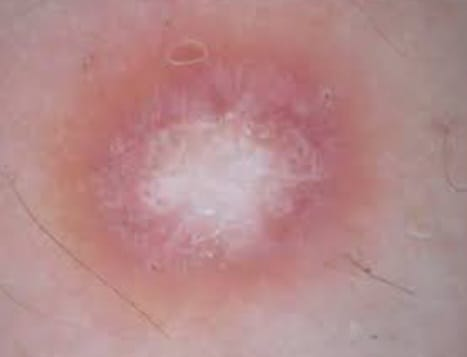
#> input picture A2/pic.jpeg, 467 x 357 px
$ python sol.py
#> lines starting #> are read from the running program, lines starting #| are printed output that depends on the picture
import cv2
import numpy as np

# Load the image
image = cv2.imread('pic.jpeg')
#> image is the input picture: shape (357, 467, 3); mean B, G, R 139.1, 138.2, 180.6

# Convert to grayscale
gray_image = cv2.cvtColor(image, cv2.COLOR_BGR2GRAY)
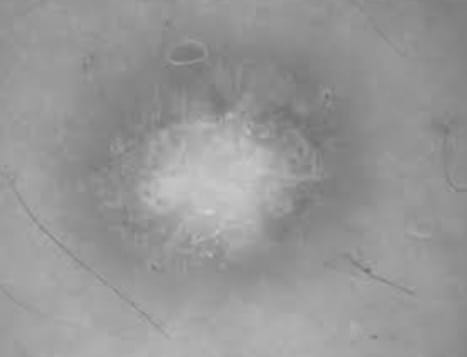
#> gray_image: shape (357, 467); min 109, max 209, mean 151

# Apply median filter for noise reduction
filtered_image = cv2.medianBlur(gray_image, 5)

# Perform segmentation (simplified, you may need to adjust parameters)
_, segmented_mask = cv2.threshold(filtered_image, 200, 255, cv2.THRESH_BINARY)
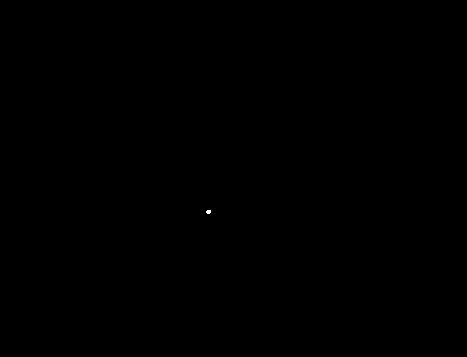
#> segmented_mask: shape (357, 467); 0.01% white; 1 white region (1 under 20 px)

# Apply morphological operations (closing) for refinement
kernel = np.ones((5, 5), np.uint8)
refined_mask = cv2.morphologyEx(segmented_mask, cv2.MORPH_CLOSE, kernel)

# Create a colored output image
output_image = np.zeros_like(image)
output_image[refined_mask == 255] = [0, 255, 0]  # Green for periphery
output_image[refined_mask == 0] = [255, 0, 0]   # Red for innermost core

# Display or save the segmented image
cv2.imshow('Segmented Image', output_image)
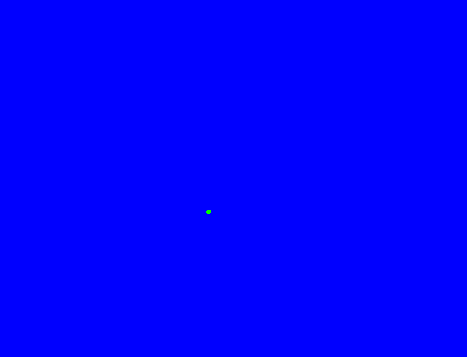
#> window 'Segmented Image': shape (357, 467, 3); mean B, G, R 255, 0, 0
cv2.waitKey(0)
cv2.destroyAllWindows()
